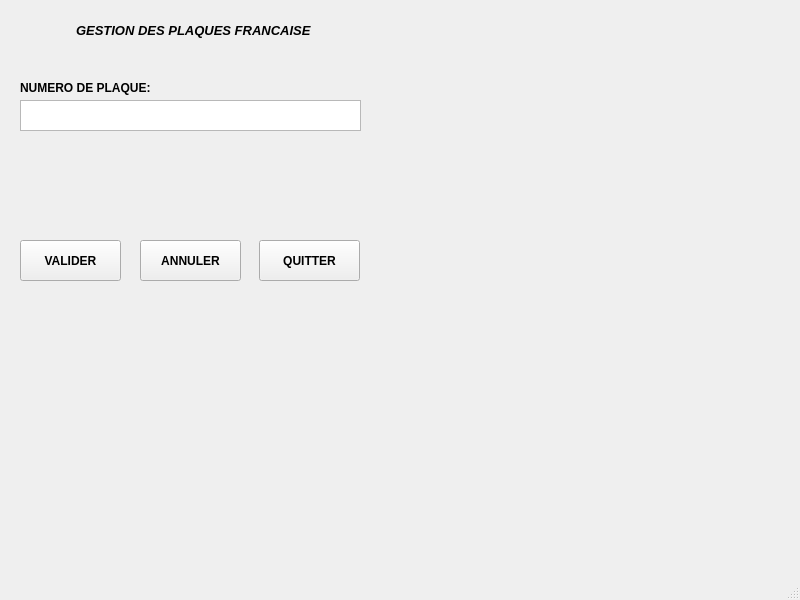
<?xml version="1.0" encoding="UTF-8"?>
<ui version="4.0">
 <class>MainWindow</class>
 <widget class="QMainWindow" name="MainWindow">
  <property name="geometry">
   <rect>
    <x>0</x>
    <y>0</y>
    <width>800</width>
    <height>600</height>
   </rect>
  </property>
  <property name="windowTitle">
   <string>MainWindow</string>
  </property>
  <widget class="QWidget" name="centralwidget">
   <widget class="QLabel" name="entete">
    <property name="geometry">
     <rect>
      <x>76</x>
      <y>20</y>
      <width>471</width>
      <height>20</height>
     </rect>
    </property>
    <property name="font">
     <font>
      <pointsize>10</pointsize>
      <italic>true</italic>
      <bold>true</bold>
     </font>
    </property>
    <property name="text">
     <string>GESTION DES PLAQUES FRANCAISE</string>
    </property>
   </widget>
   <widget class="QLabel" name="label_2">
    <property name="geometry">
     <rect>
      <x>20</x>
      <y>80</y>
      <width>191</width>
      <height>16</height>
     </rect>
    </property>
    <property name="font">
     <font>
      <bold>true</bold>
     </font>
    </property>
    <property name="text">
     <string>NUMERO DE PLAQUE:</string>
    </property>
   </widget>
   <widget class="QTextEdit" name="textEdit">
    <property name="geometry">
     <rect>
      <x>20</x>
      <y>100</y>
      <width>341</width>
      <height>31</height>
     </rect>
    </property>
   </widget>
   <widget class="QPushButton" name="BtnAnnuler">
    <property name="geometry">
     <rect>
      <x>140</x>
      <y>240</y>
      <width>101</width>
      <height>41</height>
     </rect>
    </property>
    <property name="font">
     <font>
      <bold>true</bold>
     </font>
    </property>
    <property name="text">
     <string>ANNULER</string>
    </property>
   </widget>
   <widget class="QPushButton" name="BtnValider">
    <property name="geometry">
     <rect>
      <x>20</x>
      <y>240</y>
      <width>101</width>
      <height>41</height>
     </rect>
    </property>
    <property name="font">
     <font>
      <bold>true</bold>
     </font>
    </property>
    <property name="text">
     <string>VALIDER</string>
    </property>
   </widget>
   <widget class="QLabel" name="Message1">
    <property name="geometry">
     <rect>
      <x>10</x>
      <y>140</y>
      <width>591</width>
      <height>31</height>
     </rect>
    </property>
    <property name="font">
     <font>
      <italic>true</italic>
      <bold>true</bold>
     </font>
    </property>
    <property name="text">
     <string/>
    </property>
   </widget>
   <widget class="QPushButton" name="BtnQuitte">
    <property name="geometry">
     <rect>
      <x>259</x>
      <y>240</y>
      <width>101</width>
      <height>41</height>
     </rect>
    </property>
    <property name="font">
     <font>
      <bold>true</bold>
     </font>
    </property>
    <property name="text">
     <string>QUITTER</string>
    </property>
   </widget>
   <widget class="QLabel" name="Message2">
    <property name="geometry">
     <rect>
      <x>10</x>
      <y>190</y>
      <width>531</width>
      <height>31</height>
     </rect>
    </property>
    <property name="font">
     <font>
      <italic>true</italic>
      <bold>true</bold>
     </font>
    </property>
    <property name="text">
     <string/>
    </property>
   </widget>
  </widget>
  <widget class="QMenuBar" name="menubar">
   <property name="geometry">
    <rect>
     <x>0</x>
     <y>0</y>
     <width>800</width>
     <height>24</height>
    </rect>
   </property>
  </widget>
  <widget class="QStatusBar" name="statusbar"/>
 </widget>
 <resources/>
 <connections/>
</ui>
